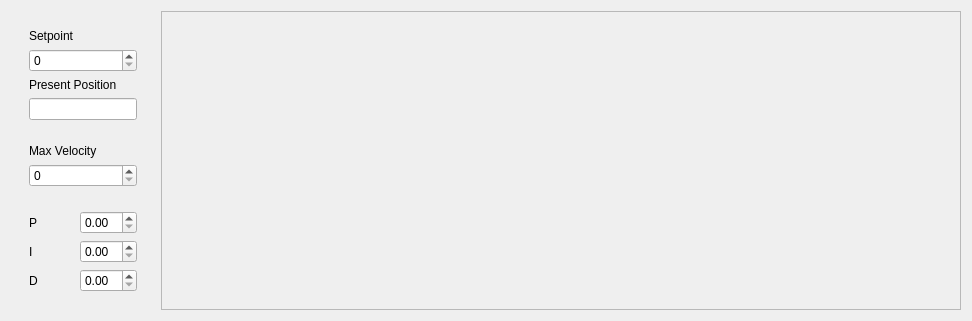
             <widget class="QWidget" name="tab_3">
              <attribute name="title">
               <string>Velocity</string>
              </attribute>
              <layout class="QHBoxLayout" name="horizontalLayout_9">
               <item alignment="Qt::AlignLeft">
                <widget class="QWidget" name="widget_18" native="true">
                 <layout class="QGridLayout" name="gridLayout_4">
                  <item row="2" column="0">
                   <widget class="QWidget" name="widget_22" native="true">
                    <layout class="QGridLayout" name="gridLayout_8">
                     <item row="0" column="0">
                      <widget class="QLabel" name="label_24">
                       <property name="text">
                        <string>P</string>
                       </property>
                      </widget>
                     </item>
                     <item row="1" column="1">
                      <widget class="QDoubleSpinBox" name="doubleSpinBox_4"/>
                     </item>
                     <item row="0" column="1">
                      <widget class="QDoubleSpinBox" name="doubleSpinBox_5"/>
                     </item>
                     <item row="1" column="0">
                      <widget class="QLabel" name="label_25">
                       <property name="text">
                        <string>I</string>
                       </property>
                      </widget>
                     </item>
                     <item row="2" column="0">
                      <widget class="QLabel" name="label_26">
                       <property name="text">
                        <string>D</string>
                       </property>
                      </widget>
                     </item>
                     <item row="2" column="1">
                      <widget class="QDoubleSpinBox" name="doubleSpinBox_6"/>
                     </item>
                    </layout>
                   </widget>
                  </item>
                  <item row="1" column="0">
                   <widget class="QWidget" name="widget_20" native="true">
                    <layout class="QVBoxLayout" name="verticalLayout_18">
                     <item>
                      <widget class="QLabel" name="label_22">
                       <property name="text">
                        <string>Max Velocity</string>
                       </property>
                      </widget>
                     </item>
                     <item>
                      <widget class="QSpinBox" name="spinBox_7">
                       <property name="maximum">
                        <number>100000</number>
                       </property>
                      </widget>
                     </item>
                    </layout>
                   </widget>
                  </item>
                  <item row="0" column="0">
                   <widget class="QWidget" name="widget_19" native="true">
                    <layout class="QVBoxLayout" name="verticalLayout_17">
                     <item>
                      <widget class="QLabel" name="label_20">
                       <property name="text">
                        <string>Setpoint</string>
                       </property>
                      </widget>
                     </item>
                     <item>
                      <widget class="QSpinBox" name="spinBox_6">
                       <property name="maximum">
                        <number>100000</number>
                       </property>
                      </widget>
                     </item>
                     <item>
                      <widget class="QLabel" name="label_21">
                       <property name="text">
                        <string>Present Position</string>
                       </property>
                      </widget>
                     </item>
                     <item>
                      <widget class="QLineEdit" name="lineEdit_2"/>
                     </item>
                    </layout>
                   </widget>
                  </item>
                 </layout>
                </widget>
               </item>
               <item>
                <widget class="QFrame" name="frame_2">
                 <property name="minimumSize">
                  <size>
                   <width>800</width>
                   <height>0</height>
                  </size>
                 </property>
                 <property name="frameShape">
                  <enum>QFrame::StyledPanel</enum>
                 </property>
                 <property name="frameShadow">
                  <enum>QFrame::Raised</enum>
                 </property>
                </widget>
               </item>
              </layout>
             </widget>
